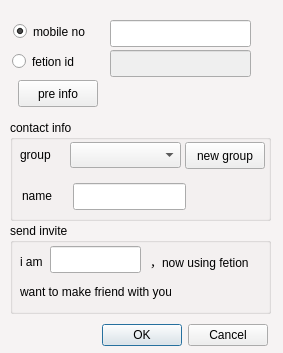
<ui version="4.0" >
 <class>AddBuddyDia</class>
 <widget class="QDialog" name="AddBuddyDia" >
  <property name="enabled" >
   <bool>true</bool>
  </property>
  <property name="geometry" >
   <rect>
    <x>0</x>
    <y>0</y>
    <width>283</width>
    <height>353</height>
   </rect>
  </property>
  <property name="windowTitle" >
   <string>add_buddy</string>
  </property>
  <property name="styleSheet" >
   <string>QDialog {
 
background-color:rgb(246,243,243);

}
</string>
  </property>
  <property name="modal" >
   <bool>false</bool>
  </property>
  <widget class="QRadioButton" name="RB_mobile" >
   <property name="geometry" >
    <rect>
     <x>13</x>
     <y>20</y>
     <width>89</width>
     <height>23</height>
    </rect>
   </property>
   <property name="text" >
    <string>mobile no</string>
   </property>
   <property name="checked" >
    <bool>true</bool>
   </property>
  </widget>
  <widget class="QRadioButton" name="RB_fetionID" >
   <property name="geometry" >
    <rect>
     <x>12</x>
     <y>50</y>
     <width>89</width>
     <height>23</height>
    </rect>
   </property>
   <property name="text" >
    <string>fetion id</string>
   </property>
  </widget>
  <widget class="QLineEdit" name="ED_mobile" >
   <property name="geometry" >
    <rect>
     <x>110</x>
     <y>20</y>
     <width>141</width>
     <height>27</height>
    </rect>
   </property>
  </widget>
  <widget class="QLineEdit" name="ED_fetionID" >
   <property name="enabled" >
    <bool>false</bool>
   </property>
   <property name="geometry" >
    <rect>
     <x>110</x>
     <y>50</y>
     <width>141</width>
     <height>27</height>
    </rect>
   </property>
   <property name="frame" >
    <bool>true</bool>
   </property>
   <property name="readOnly" >
    <bool>false</bool>
   </property>
  </widget>
  <widget class="QGroupBox" name="groupBox" >
   <property name="geometry" >
    <rect>
     <x>10</x>
     <y>223</y>
     <width>261</width>
     <height>91</height>
    </rect>
   </property>
   <property name="autoFillBackground" >
    <bool>false</bool>
   </property>
   <property name="title" >
    <string>send invite</string>
   </property>
   <property name="flat" >
    <bool>false</bool>
   </property>
   <property name="checkable" >
    <bool>false</bool>
   </property>
   <widget class="QLabel" name="label" >
    <property name="geometry" >
     <rect>
      <x>10</x>
      <y>30</y>
      <width>31</width>
      <height>18</height>
     </rect>
    </property>
    <property name="text" >
     <string>i am</string>
    </property>
   </widget>
   <widget class="QLineEdit" name="ED_usr_name" >
    <property name="geometry" >
     <rect>
      <x>40</x>
      <y>23</y>
      <width>91</width>
      <height>27</height>
     </rect>
    </property>
   </widget>
   <widget class="QLabel" name="label_2" >
    <property name="geometry" >
     <rect>
      <x>140</x>
      <y>30</y>
      <width>111</width>
      <height>18</height>
     </rect>
    </property>
    <property name="text" >
     <string>，now using fetion</string>
    </property>
   </widget>
   <widget class="QLabel" name="label_3" >
    <property name="geometry" >
     <rect>
      <x>10</x>
      <y>60</y>
      <width>151</width>
      <height>18</height>
     </rect>
    </property>
    <property name="text" >
     <string>want to make friend with you</string>
    </property>
   </widget>
  </widget>
  <widget class="QGroupBox" name="groupBox_2" >
   <property name="geometry" >
    <rect>
     <x>10</x>
     <y>120</y>
     <width>261</width>
     <height>101</height>
    </rect>
   </property>
   <property name="title" >
    <string>contact info</string>
   </property>
   <widget class="QComboBox" name="CB_group" >
    <property name="geometry" >
     <rect>
      <x>60</x>
      <y>22</y>
      <width>111</width>
      <height>26</height>
     </rect>
    </property>
   </widget>
   <widget class="QPushButton" name="BT_newgroup" >
    <property name="geometry" >
     <rect>
      <x>175</x>
      <y>22</y>
      <width>80</width>
      <height>27</height>
     </rect>
    </property>
    <property name="text" >
     <string>new group</string>
    </property>
   </widget>
   <widget class="QLabel" name="label_4" >
    <property name="geometry" >
     <rect>
      <x>10</x>
      <y>26</y>
      <width>31</width>
      <height>18</height>
     </rect>
    </property>
    <property name="text" >
     <string>group</string>
    </property>
   </widget>
   <widget class="QLabel" name="label_5" >
    <property name="geometry" >
     <rect>
      <x>12</x>
      <y>67</y>
      <width>31</width>
      <height>18</height>
     </rect>
    </property>
    <property name="text" >
     <string>name</string>
    </property>
   </widget>
   <widget class="QLineEdit" name="ED_localName" >
    <property name="geometry" >
     <rect>
      <x>63</x>
      <y>63</y>
      <width>113</width>
      <height>27</height>
     </rect>
    </property>
   </widget>
  </widget>
  <widget class="QPushButton" name="BT_getPersInfo" >
   <property name="geometry" >
    <rect>
     <x>18</x>
     <y>80</y>
     <width>80</width>
     <height>27</height>
    </rect>
   </property>
   <property name="text" >
    <string>pre info</string>
   </property>
  </widget>
  <widget class="QDialogButtonBox" name="buttonBox" >
   <property name="geometry" >
    <rect>
     <x>102</x>
     <y>319</y>
     <width>166</width>
     <height>32</height>
    </rect>
   </property>
   <property name="standardButtons" >
    <set>QDialogButtonBox::Cancel|QDialogButtonBox::NoButton|QDialogButtonBox::Ok</set>
   </property>
  </widget>
  <widget class="QLabel" name="add_state" >
   <property name="geometry" >
    <rect>
     <x>110</x>
     <y>90</y>
     <width>161</width>
     <height>20</height>
    </rect>
   </property>
   <property name="text" >
    <string/>
   </property>
  </widget>
 </widget>
 <resources/>
 <connections/>
</ui>
